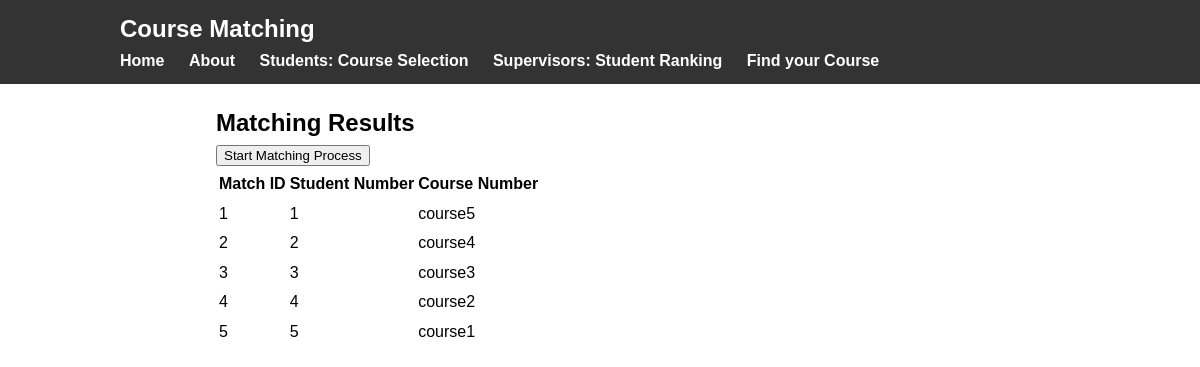
Before: /match with the older database file.
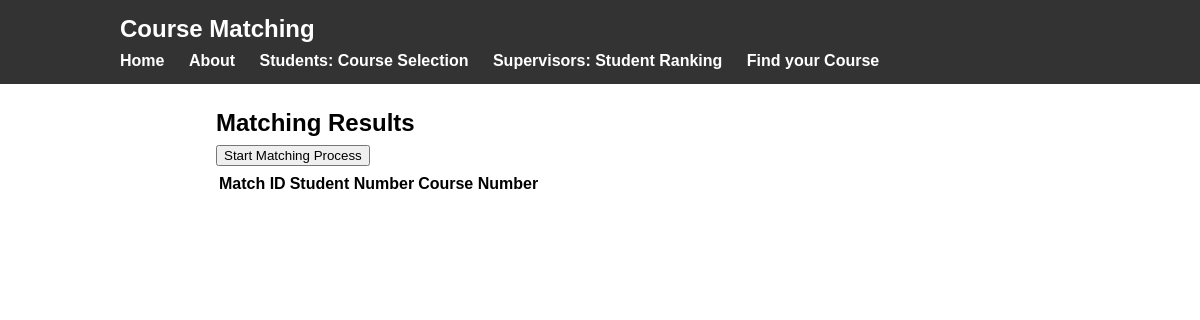
After: the same page with the newer database file.
### flaskapp/models.py (models this page shows, shortened)
class Match(db.Model):
    id = db.Column(db.Integer, primary_key=True)
    student_number = db.Column(db.Integer, nullable=False)
    supervisor_ranking_id = db.Column(db.Integer, db.ForeignKey('supervisor_student_ranking.id'), nullable=False) # TO DO: check if i can just store course_id via form input without referencing the foreign key

### flaskapp/routes.py (the view, shortened to what this page needs)
@app.route('/match', methods=['GET', 'POST'])
def match():
    all_matches = Match.query.all()
    return render_template('match.html', matches=all_matches)

### flaskapp/templates/match.html
{% extends "layout.html" %}
{% block content %}
<div class="container mt-5">
    <h2>Matching Results</h2>
    <form action="{{ url_for('match') }}" method="post">
        <button type="submit" class="btn btn-primary mb-3">Start Matching Process</button>
    </form>
    <table class="table">
        <thead>
            <tr>
                <th>Match ID</th>
                <th>Student Number</th>
                <th>Course Number</th>
            </tr>
        </thead>
        <tbody>
            {% for match in matches %}
            <tr>
                <td>{{ match.id }}</td>
                <td>{{ match.student_number }}</td>
                <td>{{ match.supervisor_ranking_id }}</td>
            </tr>
            {% endfor %}
        </tbody>
    </table>
</div>
{% endblock %}

### flaskapp/templates/layout.html (shortened to what this page needs)
<!DOCTYPE html>
<html>
<head>
    <link rel="stylesheet" type="text/css" href="{{ url_for('static', filename='main.css') }}">
</head>
<body>
<header>
    <div id="container">
        <h1 class="logo">Course Matching</h1>
        <strong>
            <nav>
                <ul class="menu">
                    <li><a href="{{ url_for('home') }}">Home</a></li>
                    <li><a href="{{ url_for('about') }}">About</a></li>
                    <li><a href="{{ url_for('studentform') }}">Students: Course Selection</a></li>
                    <li><a href="{{ url_for('supervisorform') }}">Supervisors: Student Ranking</a></li>
                    <li><a href="{{ url_for('match') }}">Find your Course</a></li>
                </ul>
            </nav>
        </strong>
    </div>
</header>
<div class="container">
    {% block content %}
    {% endblock %}
</div>
</body>
</html>

### flaskapp/static/main.css (style rules this page uses)
html, body, ul, li, h1, h2, p, header, nav, div { margin: 0; padding: 0; border: 0; box-sizing: border-box; }
body { font-family: Arial, sans-serif; line-height: 1.6; }
header { background-color: #333; color: #fff; padding: 10px 0; }
#container { width: 80%; margin: 0 auto; }
.logo { font-size: 24px; }
.menu { list-style-type: none; }
.menu li { display: inline; margin-right: 20px; }
.menu li:last-child { margin-right: 0; }
.menu li a { color: #fff; text-decoration: none; }
.container { width: 80%; margin: 20px auto; }

Changed rows visible on the page:
removed Match: id "1", student_number "1", supervisor_ranking_id "course5"
removed Match: id "2", student_number "2", supervisor_ranking_id "course4"
removed Match: id "3", student_number "3", supervisor_ranking_id "course3"
removed Match: id "4", student_number "4", supervisor_ranking_id "course2"
removed Match: id "5", student_number "5", supervisor_ranking_id "course1"
